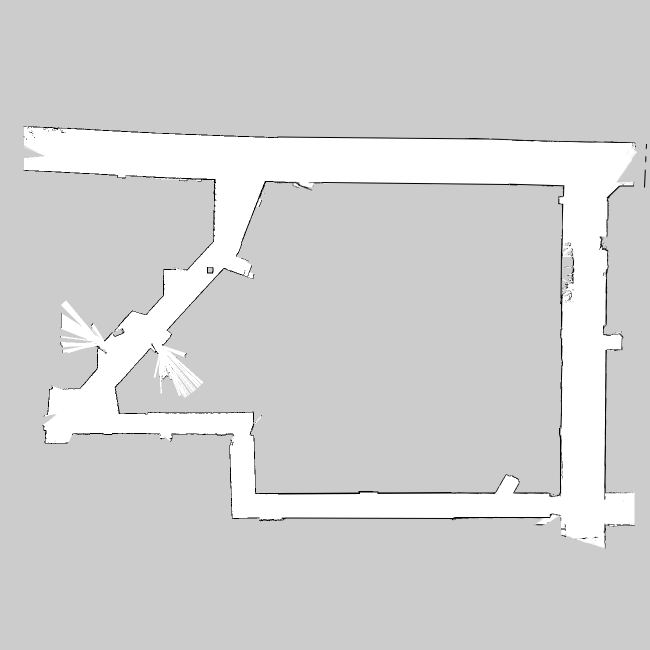
#> input picture maps/basement_fixed.png, 1300 x 1300 px, found by its file name (shown at 1/2 size)
$ python rrt.py   (Python 2 division)   (older library calls are emulated)
#> lines starting #> are read from the running program, lines starting #| are printed output that depends on the picture
"""
Created on Wed Apr  5 15:53:43 2017

@author: clemmie
"""
import numpy as np
from matplotlib import pyplot as ppl
from matplotlib import cm
from scipy.misc import imread
import random, sys, math, os.path

MAP_IMG = './basement_fixed.png'  #Black and white image for a map
MIN_NUM_VERT = 20  #Minimum number of vertex in the graph
MAX_NUM_VERT = 1500 #Maximum number of vertex in the graph
STEP_DISTANCE = 20  #Maximum distance between two vertex
SEED = None   #For random numbers

def rapidlyExploringRandomTree(ax, img, start, goal, seed=None):
  hundreds = 100
  random.seed(seed)
  points = []
  graph = []
  points.append(start)
  graph.append((start, []))
  print 'Generating and conecting random points'
  occupied = True
  phaseTwo = False
  #Phase two values (points 5 step distances around the goal point)
  minX = goal[0]-5*STEP_DISTANCE if goal[0]-5*STEP_DISTANCE > 0 else 0
  maxX = goal[0]+5*STEP_DISTANCE if goal[0]+5*STEP_DISTANCE < len(img[0])-1 else len(img[0])-1
  minY = goal[1]-5*STEP_DISTANCE if goal[1]-5*STEP_DISTANCE > 0 else 0
  maxY = goal[1]+5*STEP_DISTANCE if goal[1]+5*STEP_DISTANCE < len(img)-1 else len(img)-1

  i = 0
  while (goal not in points) and (len(points) < MAX_NUM_VERT):
    if i%100 == 0: print i, 'points randomly generated'
    if len(points) % hundreds == 0:
      print len(points), 'vertex generated'
      hundreds = hundreds+100
    while(occupied):
      if phaseTwo and random.random() > 0.8: point = [random.randint(minX, maxX), random.randint(minY, maxY)]
      else: point = [random.randint(0, len(img[0])-1), random.randint(0, len(img)-1)]
      if(img[point[1]][point[0]][0] == 255):
          occupied = False

    occupied = True

    nearest = findNearestPoint(points, point)
    newPoints = connectPoints(point, nearest, img)
    addToGraph(ax, graph, newPoints, point)
    newPoints.pop(0)  #The first element is already in the points list
    points.extend(newPoints)
    ppl.draw()
    i = i + 1

    if len(points) >= MIN_NUM_VERT:
      if not phaseTwo: print 'Phase Two'
      phaseTwo = True
    if phaseTwo:
      nearest = findNearestPoint(points, goal)
      newPoints = connectPoints(goal, nearest, img)
      addToGraph(ax, graph, newPoints, goal)
      newPoints.pop(0)
      points.extend(newPoints)
      ppl.draw()

  if goal in points:
    print 'Goal found, total vertex in graph:', len(points), 'total random points generated:', i
    path = searchPath(graph, start, [start])
    for i in range(len(path)-1):
      ax.plot([path[i][0], path[i+1][0]], [path[i][1], path[i+1][1]], color='g', linestyle='-', linewidth=2)
      ppl.draw()
    print 'Showing resulting map'
    print 'Final path:', path
    print 'The final path is made from:', len(path),'connected points'
  else:
    path = None
    print 'Reached maximum number of vertex and goal was not found'
    print 'Total vertex in graph:', len(points), 'total random points generated:', i
    print 'Showing resulting map'
  ppl.show()
  return path

def searchPath(graph, point, path):
  for i in graph:
    if point == i[0]:
        p = i
  if p[0] == graph[-1][0]:
      return path
  for link in p[1]:
    path.append(link)
    finalPath = searchPath(graph, link, path)
    if finalPath != None: return finalPath
    else: path.pop()

def addToGraph(ax, graph, newPoints, point):
  if len(newPoints) > 1:  #If there is anything to add to the graph
    for p in range(len(newPoints)-1):
      nearest = [nearest for nearest in graph if nearest[0] == [newPoints[p][0], newPoints[p][1]]]
      nearest[0][1].append(newPoints[p+1])
      graph.append((newPoints[p+1], []))
      if not p==0:
          ax.plot(newPoints[p][0], newPoints[p][1], '+k')  #First point is already painted
      ax.plot([newPoints[p][0], newPoints[p+1][0]], [newPoints[p][1], newPoints[p+1][1]], color='k', linestyle='-', linewidth=1)
    if point in newPoints:
        ax.plot(point[0], point[1], '.g')    #Last point is green
    else:
        ax.plot(newPoints[p+1][0], newPoints[p+1][1], '+k')   #Last point is not green


def connectPoints(a, b, img):
  newPoints = []
  newPoints.append([b[0], b[1]])
  step = [(a[0]-b[0])/float(STEP_DISTANCE), (a[1]-b[1])/float(STEP_DISTANCE)]

  #Set small steps to check for walls
  pointsNeeded = int(math.floor(max(math.fabs(step[0]), math.fabs(step[1]))))
  if math.fabs(step[0])>math.fabs(step[1]):
    if step[0] >= 0: step = [1, step[1]/math.fabs(step[0])]
    else: step = [-1, step[1]/math.fabs(step[0])]
  else:
    if step[1] >= 0: step = [step[0]/math.fabs(step[1]), 1]
    else: step = [step[0]/math.fabs(step[1]), -1]

  blocked = False
  for i in range(pointsNeeded+1): #Creates points between graph and solitary point
    for j in range(STEP_DISTANCE):   #Check if there are walls between points
      coordX = round(newPoints[i][0]+step[0]*j)
      coordY = round(newPoints[i][1]+step[1]*j)
      if coordX == a[0] and coordY == a[1]:
          break
      if coordY >= len(img) or coordX >= len(img[0]):
          break
      if img[int(coordY)][int(coordX)][0] < 255:
          blocked = True
      if blocked: break
    if blocked: break
    if not (coordX == a[0] and coordY == a[1]):
      newPoints.append([newPoints[i][0]+(step[0]*STEP_DISTANCE), newPoints[i][1]+(step[1]*STEP_DISTANCE)])

  if not blocked:
      newPoints.append([a[0], a[1]])
  return newPoints

def findNearestPoint(points, point):
  best = (sys.maxint, sys.maxint, sys.maxint)
  for p in points:
    if p == point: continue
    dist = math.sqrt((p[0] - point[0])**2 + (p[1] - point[1])**2)
    if dist<best[2]:
      best = (p[0], p[1], dist)
  return (best[0], best[1])

def selectStartGoalPoints(ax, img):
  print 'Select a starting point'
  ax.set_xlabel('Select a starting point')
  occupied = True
  while(occupied):
    point = ppl.ginput(1, timeout=-1, show_clicks=False, mouse_pop=2)
    start = [round(point[0][0]), round(point[0][1])]
    if(img[start[1]][start[0]][0]==255):
      occupied = False
      ax.plot(start[0], start[1], '.r')
    else:
      print 'Cannot place a starting point there'
      ax.set_xlabel('Cannot place a starting point there, choose another point')

  print 'Select a goal point'
  ax.set_xlabel('Select a goal point')
  occupied = True
  while(occupied):
    point = ppl.ginput(1, timeout=-1, show_clicks=False, mouse_pop=2)
    goal = [round(point[0][0]), round(point[0][1])]
    if(img[goal[1]][goal[0]][0] == 255):
      occupied = False
      ax.plot(goal[0], goal[1], '.b')
    else:
      print 'Cannot place a goal point there'
      ax.set_xlabel('Cannot place a goal point there, choose another point')

  ppl.draw()
  return start, goal

def main():
  print 'Loading map... with file \'', MAP_IMG,'\''
  img = imread(MAP_IMG)
#> img is the input picture: shape (1300, 1300, 3); min 0, max 255, mean 210.5
  fig = ppl.gcf()
  fig.clf()
  ax = fig.add_subplot(1, 1, 1)
  ax.imshow(img, cmap=cm.Greys_r)
  ax.axis('image')
  ppl.draw()
  print 'Map is', len(img[0]), 'x', len(img)
#| Map is 1300 x 1300
  #start, goal = selectStartGoalPoints(ax, img)
  path = rapidlyExploringRandomTree(ax, img, [64,265], [800,300], seed=SEED)
#> in rapidlyExploringRandomTree, `maxX = goal[0]+5*STEP_DISTANCE if goal[0]+5*STEP_DISTANCE < len(img[0]..`: maxX = 900
#> in rapidlyExploringRandomTree, `maxY = goal[1]+5*STEP_DISTANCE if goal[1]+5*STEP_DISTANCE < len(img)-1..`: maxY = 400
#> the loop in rapidlyExploringRandomTree, `while (goal not in points) and (len(points) < MAX_NUM_VERT):` made 1 pass
#> after the loop in rapidlyExploringRandomTree, `while (goal not in points) and (len(points) < MAX_NUM_VERT):`: hundreds = 100; i = 1; points = 59 pairs, first value 64 to 1188, second value 265 to 331
#| Goal found, total vertex in graph: 59 total random points generated: 1
#> in rapidlyExploringRandomTree, `ppl.show()`:
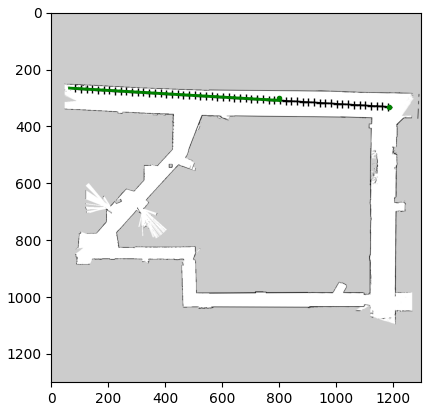
#> figure drawn by matplotlib, 1 panel
#> path = 39 pairs, first value 64 to 804, second value 265 to 308.5
  return path

if len(sys.argv) > 2:
  print 'Only one argument is needed'
elif len(sys.argv) > 1:
  if os.path.isfile(sys.argv[1]):
    MAP_IMG = sys.argv[1]
  else: print sys.argv[1], 'is not a file'

main()
